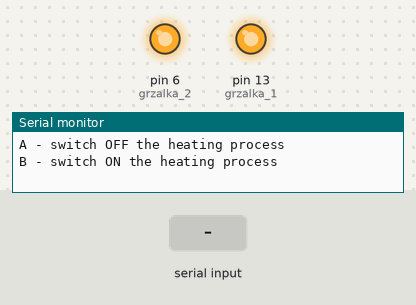
Simulated run of this sketch. Board: Arduino Uno, built with avr-gcc and run on an emulated ATmega328P. Parts: output pins drawn as LEDs (lit = HIGH), the last lines printed to the serial monitor. The inputs (shaded band) are chosen by the test bench.

Above: at 1.3 s.
1.4 s: "A" received over Serial
2.9 s: "B" received over Serial
At 3.3 s:
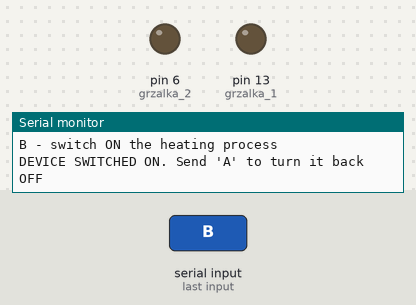
Timing chart, 0 to 5.9 s (numbered marks = the images above; inputs shaded):
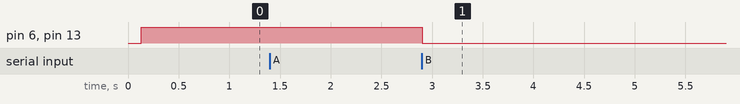

Measured:
- after the input at 2.9 s, pin 6 (grzalka_2), pin 13 (grzalka_1): HIGH → LOW at once

The sketch:

Heater_control_in_lab.ino
```cpp
void setup() {
  pinMode(13, OUTPUT); //grzalka 1
  pinMode(6, OUTPUT); //grzalka 2
  Serial.begin(9600);

  Serial.println("***Remote heat controller by MM - Christmas Edition***");
  Serial.println();
  Serial.println("Instructions: send character 'A' or 'B' on Serial protocol ");
  Serial.println("A - switch OFF the heating process");
  Serial.println("B - switch ON the heating process");

  digitalWrite(13, HIGH);
  digitalWrite(6, HIGH);
}

void loop() {
  char inByte = Serial.read();

  if(inByte == 'A'){
    digitalWrite(13, HIGH);
    digitalWrite(6, HIGH);
    Serial.println("DEVICE SWITCHED OFF");

    Serial.println("***Remote heat controller by MM - Christmas Edition***");
    Serial.println("Instructions: send character 'A' or 'B' on Serial protocol ");
    Serial.println("A - switch OFF the heating process");
    Serial.println("B - switch ON the heating process");
  }

  if(inByte == 'B'){
    digitalWrite(13, LOW);
    digitalWrite(6, LOW);

    Serial.println("DEVICE SWITCHED ON. Send 'A' to turn it back OFF");
  }

}
```
